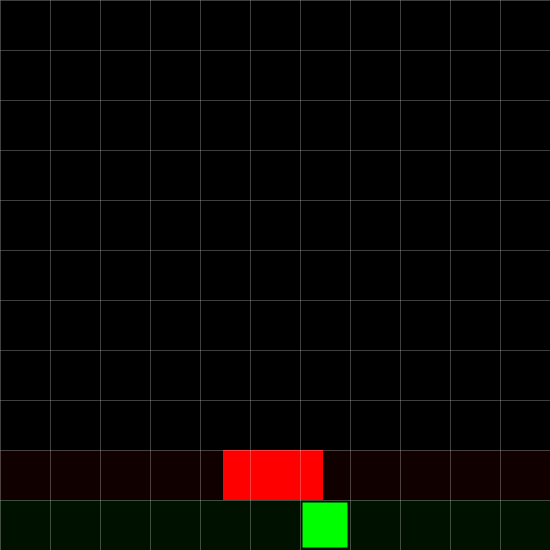
Frame 1 (no input)
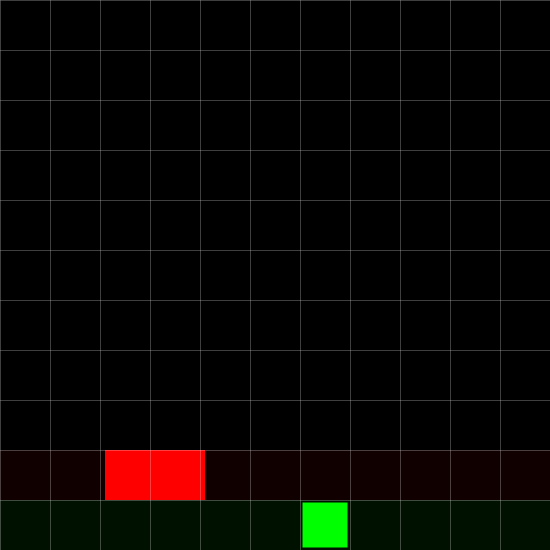
Frame 60 (the mouse pressed at the canvas centre just before this capture)
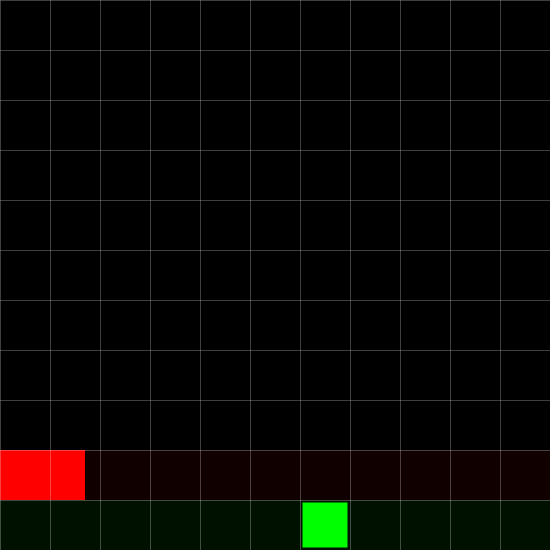
Frame 120 (the mouse held since frame 60 and released just before this capture)

The Processing sketch that drew these frames (run headless with seeded random() and noise(); from frame 60 on, the mouse is pressed at the canvas centre):

// Processing sketch: Frogger
// ── Frogger.pde
Frog frog;
Obsticle obj;
PVector grid;
Lane[] lanes = new Lane[2];

void ResetGame() {
  frog = new Frog(6);
}

void setup() {
  size(550, 550);
  grid = new PVector(50, 50); // 11 lanes, 11 tiles long
  ResetGame();
  obj = new Obsticle(5, 1, 2 * grid.x, -2, #FF0000);
  lanes[0] = new Lane(0, #001100);
  lanes[1] = new Lane(1, 4, 2, -2, 1, #110000, CAR);
}

void draw() {
  background(0);
  obj.update();
  frog.update();
  lanes[0].update();
  lanes[1].update();
  lanes[0].display();
  lanes[1].display();
  obj.show();
  frog.show();
  debug();
}

void keyPressed() {
  switch(key) {
  case 'w':
    frog.dir(0, -1);
    break;
  case 's':
    frog.dir(0, 1);
    break;
  case 'a':
    frog.dir(-1, 0);
    break;
  case 'd':
    frog.dir(1, 0);
    break;
  }
}

// Debugging
void debug() {
  stroke(255, 255, 255, 0.25 * 255);
  for (float i = 0; i < width; i += grid.x) {
    line(i, 0, i, height);
  }
  for (float i = 0; i < height; i += grid.y) {
    line(0, i, width, i);
  }
}

// ── Frog.pde
class Frog extends Rectangle {
  int lane = 0; // !! unconstrained
  Frog(float x_) {
    super(x_, 0, grid.x - 5, grid.y - 5, #00FF00);
  }

  void dir(float x_, float y_) {
    x += x_ * grid.x;
    y += y_ * grid.y;
    if (y_ > 0) {
      lane--;
    } else if (y_ < 0) {
      lane++;
    }
    lane = constrain(lane, 0, floor(width / grid.x) - 1); // insure mapping to lanes[i]
  }

  void update() {
    // Stay on screen
    frog.x = constrain(x, grid.x * 0.5, width - 0.5 * grid.x);
    frog.y = constrain(y, grid.y * 0.5, height - 0.5 * grid.y);
  }
}

// ── Lane.pde
int SAFETY = 0;
int CAR = 1;
int LOG = 2;
class Lane extends Rectangle {
 Obsticle[] objects;
 int type;
 
 Lane(float y_, color col_) {
  super(5, y_, width, grid.y, col_);
  type = SAFETY;
  objects = new Obsticle[0];
 }
 
 Lane(float y_, int num, int spc, float spd, float xoff, color col_, int type_) {
   super(5, y_, width, grid.y, col_);
   type = type_;
   objects = new Obsticle[num];
   
   for(int i = 0; i < objects.length; i++) {
    objects[i] = new Obsticle(grid.x * (i + spc), y_, 2 * grid.x, spd, #FF0000);
   }
 }
 
 void update() {
  for(Obsticle a : objects) {
   a.update(); 
  }
 }
 
 void display() {
   show();
  for(Obsticle a : objects) {
   a.show(); 
  }
 }
}


/*
TODO:
 Create Lane object:
   typed constructor:
     Obstical spacing + offset
     number of Obsticals
   Obstical[]
   pos.y, 
   Background colour
   Type:
     Log ==> sticky intersection, deadly !intersection
     Car ==> deadly intersection
   
   f(x):
     update()
     display()
     
 Integrate Lane object:
   Lanes[0 ==> 10].pos.y = width ==> 0
   (for : each) update() & display()
   Frog responsibilities:
     constrain lane to Lane[].length
     get Lane.type if !safety
     check intersection with Lane[lane].Obsticals[]:
       stick to logs, die off logs
       die from cars
 **/

// ── Obsticle.pde
class Obsticle extends Rectangle {
  float speed;
  Obsticle(float x_, float y_, float w_, float speed_, color col_) {
    super(x_, y_, w_, grid.y, col_);
    speed = speed_;
  }

  void update() {
    x = x + speed;
    edges();
  }

  void edges() {
    if ((speed > 0) && (x > width + grid.x + 0.5 * w)) {
      x = - w - grid.x;
    } else if ((speed < 0) && (x < -w - grid.x - 0.5 * w)) {
      x = width + w + grid.x;
    }
  }
}

// ── Rectangle.pde
class Rectangle {
  float x, y, w, h;
  color col = #000000;

  Rectangle(float x_, float y_, // Constructed relative to center
    float w_, float h_, color col_) {
    x = ((x_ + 1) * grid.x) - (0.5 * grid.x);
    y = height - ((y_ + 1) * grid.y) + (0.5 * grid.y);
    w = w_;
    h = h_;
    col = col_;
  }

  void show() {
    pushStyle();
    rectMode(CENTER);
    fill(col);
    noStroke();
    rect(x, y, w, h);
    popStyle();
  }

  boolean intersects(Rectangle o) {
    // Works with frog smaller than obsticles, checking the obsticles
    float top = y - 0.5 * h;
    float bottom = y + 0.5 * h;
    float left = x - 0.5 * w;
    float right = x  + 0.5 * w;

    float Otop = o.y - 0.5 *  o.h;
    float Obottom = o.y + 0.5 * o.h;
    float Oleft = o.x - 0.5 * o.w;
    float Oright = o.x + 0.5 * o.w;

    return !(
      (top <= Obottom) ||
      (bottom >= Otop) ||
      (right <= Oleft) ||
      (left <= Oright));
  }
}
